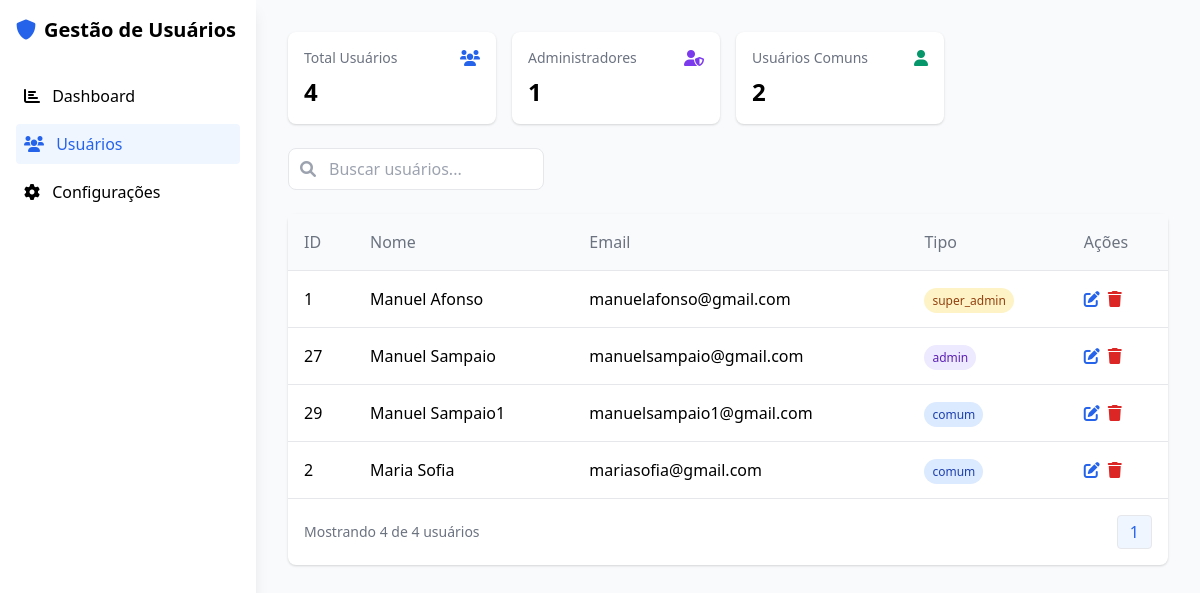
The app's page /admin/listar_usuarios.php with its own data.
### tables this page shows
CREATE TABLE `usuarios` (
  `id_usuario` int(11) NOT NULL,
  `nome` varchar(100) NOT NULL,
  `email` varchar(100) NOT NULL,
  `senha` varchar(255) NOT NULL,
  `tipo_usuario` enum('admin','comum','super_admin') NOT NULL DEFAULT 'comum'
);

### config/database.php (called while the page is built, shortened)
<?php
class Database {
    private static ?PDO $conn = null;
    private static function getEnv(string $key, string $default = ''): string {
        return $_ENV[$key] ?? getenv($key) ?: $default;
    }
    public static function getConnection(): PDO {
        if (self::$conn === null) {
            try {
                $host = self::getEnv('DB_HOST', 'localhost');
                $db_name = self::getEnv('DB_NAME', 'turismo_angola');
                $username = self::getEnv('DB_USER', 'root');
                $password = self::getEnv('DB_PASS', '');
                $charset = 'utf8mb4';
                $dsn = "mysql:host={$host};dbname={$db_name};charset={$charset}";
                self::$conn = new PDO($dsn, $username, $password, [
                    PDO::ATTR_ERRMODE => PDO::ERRMODE_EXCEPTION,
                    PDO::ATTR_DEFAULT_FETCH_MODE => PDO::FETCH_ASSOC,
                    PDO::ATTR_EMULATE_PREPARES => false,
                ]);
            } catch (Exception $e) {
                error_log("[Erro] Falha na conexão com o banco: " . $e->getMessage());
                throw new Exception("Erro ao conectar ao banco de dados. Verifique as configurações.");
            }
        }
        return self::$conn;
    }
}

### app/controllers/usuarioController.php (called while the page is built, shortened)
<?php
require_once __DIR__ . '/../../config/database.php';
require_once __DIR__ . '/../models/Usuario.php';
class UsuarioController
{
    protected $usuarioModel;
    public function __construct()
    {
        try {
            $this->usuarioModel = new Usuario();
        } catch (Exception $e) {
            error_log("Erro ao inicializar UsuarioController: " . $e->getMessage());
            throw new Exception("Erro interno ao carregar o controlador de usuários.");
        }
    }
    private function obterTipoUsuarioLogado(): string
    {
        return $_SESSION['usuario']['tipo_usuario'] ?? '';
    }
    public function listarUsuarios($pagina = 1, $usuariosPorPagina = 10) {
        try {
            $tipoUsuario = $this->obterTipoUsuarioLogado();
            $usuarios = $this->usuarioModel->listarTodos($tipoUsuario, $pagina, $usuariosPorPagina);
            $estatisticas = [
                'total' => $this->usuarioModel->contarTodos(),
                'admins' => $this->usuarioModel->contarPorTipo('admin'),
                'comuns' => $this->usuarioModel->contarPorTipo('comum')
            ];
            return ['usuarios' => $usuarios, 'estatisticas' => $estatisticas];
        } catch (Exception $e) {
            error_log("Erro ao listar usuários: " . $e->getMessage());
            return [];
        }
    }
}

### app/models/Usuario.php (called while the page is built, shortened)
<?php
class Usuario
{
    private PDO $db;
    public function __construct()
    {
        try {
            $this->db = Database::getConnection();
        } catch (PDOException $e) {
            error_log("Erro ao conectar ao banco: " . $e->getMessage());
            throw new Exception("Erro interno ao conectar ao banco de dados.");
        }
    }
    private function executarQuery(string $sql, array $params = [], bool $fetchAll = false, bool $fetchColumn = false)
    {
        try {
            $stmt = $this->db->prepare($sql);
            foreach ($params as $key => $value) {
                $stmt->bindValue($key, $value);
            }
            $stmt->execute();
            if ($fetchColumn) {
                return $stmt->fetchColumn();
            }
            return $fetchAll ? $stmt->fetchAll(PDO::FETCH_ASSOC) : $stmt->fetch(PDO::FETCH_ASSOC);
        } catch (PDOException $e) {
            error_log("Erro na query: " . $e->getMessage());
            return null;
        }
    }
    public function contarTodos(): int
    {
        return (int) ($this->executarQuery("SELECT COUNT(*) FROM usuarios", [], false, true) ?: 0);
    }
    public function contarPorTipo(string $tipo): int
    {
        return (int) ($this->executarQuery("SELECT COUNT(*) FROM usuarios WHERE tipo_usuario = :tipo", [':tipo' => $tipo], false, true) ?: 0);
    }
    public function listarTodos(string $tipoUsuarioLogado, ?int $pagina = null, ?int $porPagina = null): array
    {
        $where = $tipoUsuarioLogado === 'admin' ? "WHERE tipo_usuario != 'super_admin'" : "";
        $sql = "SELECT id_usuario, nome, email, tipo_usuario FROM usuarios $where ORDER BY nome";
        $params = [];
        if ($pagina !== null && $porPagina !== null) {
            $offset = ($pagina - 1) * $porPagina;
            $sql .= " LIMIT :limit OFFSET :offset";
            $params = [':limit' => $porPagina, ':offset' => $offset];
        }
        return $this->executarQuery($sql, $params, true) ?? [];
    }
}

### admin/listar_usuarios.php (the view, shortened to what this page needs)
<?php
require_once __DIR__ . '/../app/controllers/UsuarioController.php';
$usuarioController = new UsuarioController();
$pagina = isset($_GET['pagina']) ? max(1, (int) $_GET['pagina']) : 1;
$usuariosPorPagina = 10;
$resultado = $usuarioController->listarUsuarios($pagina, $usuariosPorPagina);
$usuarios = $resultado['usuarios'] ?? [];
$estatisticas = $resultado['estatisticas'] ?? [];
$totalPaginas = max(1, ceil($estatisticas['total'] / $usuariosPorPagina));
$tipoUsuarioAtual = $_SESSION['usuario']['tipo_usuario'] ?? '';
?>
<!DOCTYPE html>
<html lang="pt">
<head>
    <link href="https://cdnjs.cloudflare.com/ajax/libs/tailwindcss/2.2.19/tailwind.min.css" rel="stylesheet">
    <link href="https://cdnjs.cloudflare.com/ajax/libs/font-awesome/6.0.0/css/all.min.css" rel="stylesheet">
</head>
<body class="bg-gray-50">
    <div class="min-h-screen">
        <div class="fixed left-0 top-0 h-full w-64 bg-white shadow-lg p-4">
            <div class="flex items-center gap-2 mb-8">
                <i class="fas fa-shield-alt text-blue-600 text-xl"></i>
                <h1 class="text-xl font-bold">Gestão de Usuários</h1>
            </div>
            <nav class="space-y-2">
                <a href="#" class="block p-2 rounded hover:bg-gray-100">
                    <i class="fas fa-chart-bar mr-2"></i>
                    Dashboard
                </a>
                <a href="#" class="block p-2 rounded bg-blue-50 text-blue-600">
                    <i class="fas fa-users mr-2"></i>
                    Usuários
                </a>
                <a href="#" class="block p-2 rounded hover:bg-gray-100">
                    <i class="fas fa-cog mr-2"></i>
                    Configurações
                </a>
            </nav>
        </div>
        <div class="ml-64 p-8">
            <div class="grid grid-cols-4 gap-4 mb-6">
                <div class="bg-white p-4 rounded-lg shadow">
                    <div class="flex justify-between items-center">
                        <h3 class="text-sm font-medium text-gray-500">Total Usuários</h3>
                        <i class="fas fa-users text-blue-600"></i>
                    </div>
                    <p class="text-2xl font-bold mt-2"><?= $estatisticas['total'] ?? 0 ?></p>
                </div>
                <div class="bg-white p-4 rounded-lg shadow">
                    <div class="flex justify-between items-center">
                        <h3 class="text-sm font-medium text-gray-500">Administradores</h3>
                        <i class="fas fa-user-shield text-purple-600"></i>
                    </div>
                    <p class="text-2xl font-bold mt-2"><?= $estatisticas['admins'] ?? 0 ?></p>
                </div>
                <div class="bg-white p-4 rounded-lg shadow">
                    <div class="flex justify-between items-center">
                        <h3 class="text-sm font-medium text-gray-500">Usuários Comuns</h3>
                        <i class="fas fa-user text-green-600"></i>
                    </div>
                    <p class="text-2xl font-bold mt-2"><?= $estatisticas['comuns'] ?? 0 ?></p>
                </div>
            </div>
            <div class="flex justify-between items-center mb-6">
                <div class="relative">
                    <i class="fas fa-search absolute left-3 top-1/2 transform -translate-y-1/2 text-gray-400"></i>
                    <input type="text"
                           placeholder="Buscar usuários..."
                           class="pl-10 pr-4 py-2 border rounded-lg w-64 focus:outline-none focus:ring-2 focus:ring-blue-500">
                </div>
            </div>
            <div class="bg-white rounded-lg shadow">
                <?php if (!empty($usuarios)): ?>
                <table class="w-full">
                    <thead class="bg-gray-50">
                        <tr>
                            <th class="text-left p-4 font-medium text-gray-500">ID</th>
                            <th class="text-left p-4 font-medium text-gray-500">Nome</th>
                            <th class="text-left p-4 font-medium text-gray-500">Email</th>
                            <th class="text-left p-4 font-medium text-gray-500">Tipo</th>
                            <th class="text-left p-4 font-medium text-gray-500">Ações</th>
                        </tr>
                    </thead>
                    <tbody>
                        <?php foreach ($usuarios as $usuario): ?>
                        <tr class="border-t">
                            <td class="p-4"><?= htmlspecialchars($usuario['id_usuario']) ?></td>
                            <td class="p-4"><?= htmlspecialchars($usuario['nome'] ?? 'N/A') ?></td>
                            <td class="p-4"><?= htmlspecialchars($usuario['email']) ?></td>
                            <td class="p-4">
                                <span class="px-2 py-1 rounded-full text-xs
                                    <?php
                                    switch($usuario['tipo_usuario']) {
                                        case 'super_admin':
                                            echo 'bg-yellow-100 text-yellow-800';
                                            break;
                                        case 'admin':
                                            echo 'bg-purple-100 text-purple-800';
                                            break;
                                        default:
                                            echo 'bg-blue-100 text-blue-800';
                                    }
                                    ?>">
                                    <?= htmlspecialchars($usuario['tipo_usuario']) ?>
                                </span>
                            </td>
                            <td class="p-4">
                                <div class="flex gap-2">
                                    <?php if ($tipoUsuarioAtual !== 'comum'): ?>
                                    <a href="editar_usuario.php?id=<?= urlencode($usuario['id_usuario']) ?>"
                                       class="text-blue-600 hover:text-blue-800">
                                        <i class="fas fa-edit"></i>
                                    </a>
                                    <a href="remover_usuario.php?id=<?= urlencode($usuario['id_usuario']) ?>"
                                       class="text-red-600 hover:text-red-800"
                                       onclick="return confirm('Tem certeza que deseja remover este usuário?')">
                                        <i class="fas fa-trash"></i>
                                    </a>
                                    <?php endif; ?>
                                </div>
                            </td>
                        </tr>
                        <?php endforeach; ?>
                    </tbody>
                </table>
                <div class="flex justify-between items-center p-4 border-t">
                    <p class="text-sm text-gray-500">
                        Mostrando <?= count($usuarios) ?> de <?= $estatisticas['total'] ?? 0 ?> usuários
                    </p>
                    <div class="flex gap-2">
                        <?php for ($i = max(1, $pagina - 2); $i <= min($totalPaginas, $pagina + 2); $i++): ?>
                        <a href="?pagina=<?= $i ?>"
                           class="px-3 py-1 border rounded <?= $i === $pagina ? 'bg-blue-50 text-blue-600' : 'hover:bg-gray-50' ?>">
                            <?= $i ?>
                        </a>
                        <?php endfor; ?>
                    </div>
                </div>
            <?php else: ?>
                <p class="p-4 text-center text-gray-500">Nenhum usuário cadastrado.</p>
            <?php endif; ?>
            </div>
        </div>
    </div>
</body>
</html>

### records on screen
usuarios: id_usuario "1", nome "Manuel Afonso", email "manuelafonso@gmail.com", tipo_usuario "super_admin"
usuarios: id_usuario "27", nome "Manuel Sampaio", email "manuelsampaio@gmail.com", tipo_usuario "admin"
usuarios: id_usuario "29", nome "Manuel Sampaio1", email "manuelsampaio1@gmail.com", tipo_usuario "comum"
usuarios: id_usuario "2", nome "Maria Sofia", email "mariasofia@gmail.com", tipo_usuario "comum"

### other values on screen
$estatisticas['total'] "4"
$estatisticas['admins'] "1"
$estatisticas['comuns'] "2"
count($usuarios) "4"
